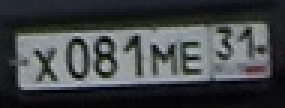
#> input picture input_images/03de361cdec89540.jpg, 95 x 36 px (shown 3 times larger); its folder holds only this picture in this run
$ jupyter execute --allow-errors pipeline.ipynb
#> lines starting #> are read from the running program, lines starting #| are printed output that depends on the picture; after the words box and inside, x2 and y2 are one past the last pixel; in counts of white or black regions, pixels touching at a corner belong together
[cell 1]
import cv2
import numpy as np
import os
from pathlib import Path
import numpy as np
import torch
import torch.nn as nn
import torchvision.transforms as transforms
from torchvision.models import resnet18

[cell 2]
# Директория для всходных данных
DATASET_PATH = "./input_images"

# Файлы для работы с шаблонами

## model.py

[cell 3]
label2letter = {
    0: "0", 1: "1", 2: "2", 3: "3", 4: "4", 5: "5", 6: "6", 7: "7", 8: "8", 9: "9",
    10: "A", 11: "B", 12: "C", 13: "E", 14: "H", 15: "K", 16: "M", 17: "O", 18: "P", 19: "T", 20: "X", 21: "Y"
}

class LettersPrediction(object):
    def __init__(self):
        self.model = resnet18()
        self.model.fc = nn.Linear(self.model.fc.in_features, out_features=22)
        self.model.load_state_dict(torch.load(MODEL_PATH, map_location=torch.device('cpu')))
        self.model.eval()

        self.imgsz = 64

        self.transform = transforms.Compose([
            transforms.ToPILImage(),
            transforms.Resize((self.imgsz, self.imgsz)),
            transforms.ToTensor(),
            transforms.Normalize(mean=[0.485, 0.456, 0.406], std=[0.229, 0.224, 0.225])
        ])

    # [11 lines left out: functions predict, predict_series, not called in this run]

## template.py

Разбивает изображение на части по шаблонам

[cell 4]
two_digit_region_template = [
    {'pos': 1, 'p1': (0.067, 0.250), 'p2': (0.177, 0.92)},
    {'pos': 2, 'p1': (0.19, 0.100), 'p2': (0.3, 0.92)},
    {'pos': 3, 'p1': (0.3, 0.100), 'p2': (0.41, 0.92)},
    {'pos': 4, 'p1': (0.41, 0.100), 'p2': (0.52, 0.92)},
    {'pos': 5, 'p1': (0.53, 0.250), 'p2': (0.64, 0.92)},
    {'pos': 6, 'p1': (0.64, 0.250), 'p2': (0.75, 0.92)},
    {'pos': 7, 'p1': (0.77, 0.05), 'p2': (0.86, 0.7)},
    {'pos': 8, 'p1': (0.86, 0.05), 'p2': (0.95, 0.7)}
]

three_digit_region_template = [
    {'pos': 1, 'p1': (0.05, 0.250), 'p2': (0.16, 0.92)},
    {'pos': 2, 'p1': (0.16, 0.100), 'p2': (0.27, 0.92)},
    {'pos': 3, 'p1': (0.265, 0.100), 'p2': (0.375, 0.92)},
    {'pos': 4, 'p1': (0.37, 0.100), 'p2': (0.48, 0.92)},
    {'pos': 5, 'p1': (0.475, 0.250), 'p2': (0.585, 0.92)},
    {'pos': 6, 'p1': (0.58, 0.250), 'p2': (0.69, 0.92)},
    {'pos': 7, 'p1': (0.71, 0.05), 'p2': (0.795, 0.7)},
    {'pos': 8, 'p1': (0.79, 0.05), 'p2': (0.875, 0.7)},
    {'pos': 9, 'p1': (0.87, 0.05), 'p2': (0.96, 0.7)}
]

# [21 lines left out: function apply_template, not called in this run]

## Функция для деформации

Дополнительные функции, требуемые для работы алгоритма

[cell 5]
""" Функция, выделяющая прямые на изображении"""
def get_lines(contours):
  # Применяем преобразование Хафа
  lines = cv2.HoughLines(contours,1,np.pi/180,70)
  if lines is None:
    # Если ничего не нашли, то снижаем порог
    lines = cv2.HoughLines(contours,1,np.pi/180,40)
  if lines is None:
    # Если всё ещё пусто то, снижаем порог
    lines = cv2.HoughLines(contours,1,np.pi/180,20)
  if lines is None:
    # Если на изображении нет прямых линий,
    # то оставляем его как есть.
    lines = []
  return lines

""" Функция, для преобразования прямых"""
def reform_lines(img, lines):
  new_lines = [] # Прямые в нужном формате
  # Хотим привести к виду  y = kx + b
  for i in range(len(lines)):
    line = []
    for rho,theta in lines[i]:
      q = 512
      a = np.cos(theta)
      t = np.sin(theta)
      x0 = a*rho
      y0 = t*rho
      x1 = int(x0 + q*(-t))
      y1 = int(y0 + q*(a))
      x2 = int(x0 - q*(-t))
      y2 = int(y0 - q*(a))
      # Получили некоторые точки
      # Теперь нужно вычислить коэффициенты k & b

      if x1 == x2:
        x1 = int(x0 + 2*q*(-t))
        y1 = int(y0 + 2*q*(a))
      if x1!=x2:
        k = (y1-y2)/(x1-x2)
      else:
        k=0
      b = y1-k*x1

      if abs(k)>0.45:
        # Сразу избавляемся от вертикальных прямых
        continue

      # Хотелось бы, чтобы точки находились по краям изображения
      # Приводим все прямые к одним значениям координаты X
      x1 = 0
      x2 = img.shape[1]
      y1 = k*x1+b
      y2 = k*x2+b

      # Приводим к типу int
      line = int(x1), int(y1), int(x2), int(y2)
      new_lines.append(line)
  return new_lines

""" Функция для отбраcывания лишних прямых"""
def filter_lines(lines):
  if len(lines) >= 2:
    top = 0
    bot = 0
    maxx = -1, -1
    minn = 100000000, 100000000
    # Ищем самую верхнюю и нижнюю прямые
    for i in range(len(lines)):
      x1, y1, x2, y2 = lines[i]
      # Считаем одну прямую выше другой, если крайние точки
      # этой прямой выше крайних точек другой прямой
      if (y1 > maxx[0] and y2 > maxx[1]) or (y1 > maxx[1] and y2 > maxx[0]) :
        maxx = y1, y2
        top = i
      # Считаем одну прямую ниже другой, если крайние точки
      # этой прямой ниже крайних точек другой прямой
      elif (y1 < minn[0] and y2 < minn[1]) or (y1 < minn[1] and y2 < minn[0]) :
        minn = y1, y2
        bot = i

    best_lines = [lines[bot], lines[top]]
  else:
    best_lines = lines
  return best_lines

""" Поворот изображения на основании одной из прямых"""
def rotate_image(img, lines):
  if not lines:
    # Если на изображении нет прямых
    # то не поворачиваем его
    return img

  x1, y1, x2, y2 = lines[0]

  if x1!=x2:
    k = (y1-y2)/(x1-x2)
    # Считаем арктангенс угла наклона прямой
    if abs(x2 - x1) != 0:
      tg_alptha = abs(y2 - y1)/abs(x2 - x1)
      angle = np.sign(k)*np.rad2deg(np.arctan(tg_alptha))
    else:
      angle = 0

    # Поворачивам изображение на вычисленный угол относительно центра
    h, w = img.shape[:2]
    center = (int(w / 2), int(h / 2))
    rotation_matrix = cv2.getRotationMatrix2D(center, angle, 1)

    img = cv2.warpAffine(img, rotation_matrix, (w, h))
  return img

""" Функция для отрисовки прямых, нужна для отладки решения"""
# [10 lines left out: function draw_lines, not called in this run]

""" Функция для обрезки изображения"""
def crop_image(img):
  k = 50
  # Приводим изображение к нужному формату
  img = cv2.resize(img, (512+k,112+k))

  # Обрезаем k//2 пикселей с каждой стороны
  img = img[k//2:-k//2, k//2:-k//2, :]
  return img

[cell 6]
def img_deformation(img):
  """ БЛОК АЛГОРИТМА ПО ДЕФОРМАЦИИ ИЗОБРАЖЕНИЯ """
  # Фильтр Гаусса для сглаживания диффектов
  blur = cv2.GaussianBlur(img, (3, 3), 0)

  # Переводи изображение в отттенки серого
  img_grey = cv2.cvtColor(blur,cv2.COLOR_BGR2GRAY)

  # На основании оттенков серого получаем контуры
  img_contours = cv2.Canny(img_grey,140,200,apertureSize = 3)

  # С помощью преобразования Хафа получаем прямые
  lines = get_lines(img_contours)

  # Преобразуем прямые, отбираем наиболее подходящие
  lines = reform_lines(img, lines)
  best_lines = filter_lines(lines)

  # Отрисовка прямых - нужна в процессе разработки и отладки
  #img = draw_lines(img, red_lines=best_lines)

  # Поворот изображения
  img = rotate_image(img, best_lines)

  # Обрезаем лишние пиксели по краям
  img = crop_image(img)

  """               КОНЕЦ БЛОКА                """
  return img

## predict.py

Выполняет предсказание для изображений разбитых по 2 и 3 шаблону

[cell 7]
import argparse
from pathlib import Path
from tqdm import tqdm

import cv2
import pandas as pd

#from template import apply_template
#from model import LettersPrediction

data_path = Path(DATASET_PATH)


regions_type = [2, 3]
#> (the rest of this cell did not finish here and is left out)

# Алгоритм

[cell 8]
import matplotlib.pyplot as plt
import os

#Рисует на изображение template
def draw_regions(img, region_length):
    if region_length == 2:
        pattern = two_digit_region_template
    elif region_length == 3:
        pattern = three_digit_region_template
    else:
        raise ValueError("Неподдерживаемое разбиение на регионы. Поддерживаются только 2 и 3.")

    H, W, _ = img.shape

    if H != 112 or W != 512:
        raise ValueError("Форма изображения должна быть 512x112")

    for pos in pattern:
        sx, sy, ex, ey = *pos["p1"], *pos["p2"]
        sx, sy, ex, ey = int(sx * W), int(sy * H), int(ex * W), int(ey * H)
        cv2.rectangle(img, (sx, sy), (ex, ey), (0, 255, 0), 2)

    return img

#Визуализирует изображения из датасета
def draw(folder_path, show_template=False, template=2):

    file_list = os.listdir(folder_path)
    image_files = [f for f in file_list if f.lower().endswith(('.png', '.jpg', '.jpeg', '.bmp', '.gif'))]

    # Устанавливаем количество изображений на строку
    images_per_row = 5

    num_rows = len(image_files) // images_per_row + int(len(image_files) % images_per_row != 0)
    fig, axes = plt.subplots(num_rows, images_per_row, figsize=(15, 3 * num_rows))

    for i in range(num_rows * images_per_row):
        if i < len(image_files):
            ax = axes.flat[i]
            img_path = os.path.join(folder_path, image_files[i])
            img = cv2.imread(img_path)
            img = cv2.cvtColor(img, cv2.COLOR_BGR2RGB)

            if show_template:
              img = img_deformation(img)
              img = cv2.resize(img, (512,112))
              img_with_rectangles = draw_regions(img, template)

            ax.imshow(img)
            ax.axis('off')
            ax.set_title(os.path.basename(img_path))
        else:
            axes.flat[i].axis('off')

    plt.tight_layout()
    plt.show()

Визуализируем изображения из датасета

[cell 9]
draw(DATASET_PATH, show_template=False)
#> in draw, img is the input picture: shape (36, 95, 3); mean B, G, R 71.3, 69.3, 66

Теперь визуализируем шаблон 2 для каждого изображения

[cell 10]
draw(DATASET_PATH, show_template=True)
#> in img_deformation, `blur = cv2.GaussianBlur(img, (3, 3), 0)`:
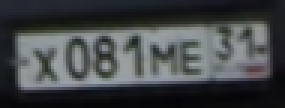
#> blur: shape (36, 95, 3) (shown 3 times larger); mean R, G, B 66.1, 69.3, 71.3
#> in img_deformation, `img_contours = cv2.Canny(img_grey,140,200,apertureSize = 3)`:
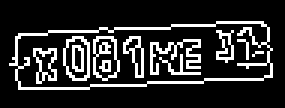
#> img_contours: shape (36, 95) (shown 3 times larger); 17% white in thin lines or dots, all inside (x1, y1, x2, y2) = (3, 7, 91, 30)
#> in get_lines, `lines = cv2.HoughLines(contours,1,np.pi/180,70)`: lines = [[30, 1.52]]
#> the loop in reform_lines, `for i in range(len(lines)):` made 1 pass
#> after the loop in reform_lines, `for i in range(len(lines)):`: new_lines = [(0, 29, 95, 24)]
#> in rotate_image, `x1, y1, x2, y2 = lines[0]`: x1 = 0; y1 = 29; x2 = 95; y2 = 24
#> in rotate_image, `k = (y1-y2)/(x1-x2)`: k = -0.0526
#> in rotate_image, `tg_alptha = abs(y2 - y1)/abs(x2 - x1)`: tg_alptha = 0.0526
#> in rotate_image, `angle = np.sign(k)*np.rad2deg(np.arctan(tg_alptha))`: angle = -3.01
#> in rotate_image, `rotation_matrix = cv2.getRotationMatrix2D(center, angle, 1)`: rotation_matrix = [[0.999, -0.0526, 1.01], [0.0526, 0.999, -2.45]]
#> in rotate_image, `img = cv2.warpAffine(img, rotation_matrix, (w, h))`:
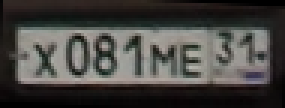
#> img: shape (36, 95, 3) (shown 3 times larger); mean of channels 0, 1, 2 65.1, 68.4, 70.1; drawn as B, G, R
#> in crop_image, `img = cv2.resize(img, (512+k,112+k))`:
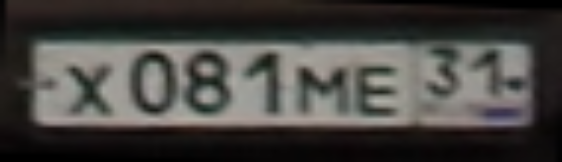
#> img: shape (162, 562, 3); mean of channels 0, 1, 2 65, 68.2, 70; drawn as B, G, R
#> in crop_image, `img = img[k//2:-k//2, k//2:-k//2, :]`:
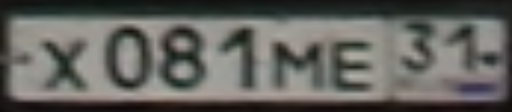
#> img: shape (112, 512, 3); mean of channels 0, 1, 2 93.5, 98, 98.5; drawn as B, G, R
#> after the loop in draw_regions, `for pos in pattern:`:
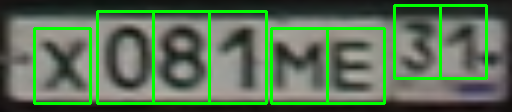
#> img: shape (112, 512, 3); 9.44% of pixels changed, all inside (x1, y1, x2, y2) = (33, 4, 488, 105); drawn as B, G, R

Теперь визуализируем шаблон 3 для каждого изображения

[cell 11]
draw(DATASET_PATH, show_template=True, template = 3)
#> the loop in reform_lines (call 2), `for i in range(len(lines)):` made 1 pass
#> call 2 of draw_regions, with region_length = 3
#> after the loop in draw_regions (call 2), `for pos in pattern:`:
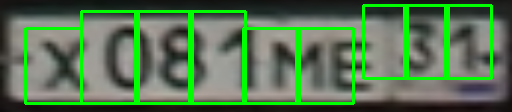
#> img: shape (112, 512, 3); 11.57% of pixels changed, all inside (x1, y1, x2, y2) = (24, 4, 493, 105); drawn as B, G, R

# Вывод модели

[cell 12]
df = pd.read_csv('/content/modelPredict.csv')
#> (reads docker/modelPredict.csv from the repository)
